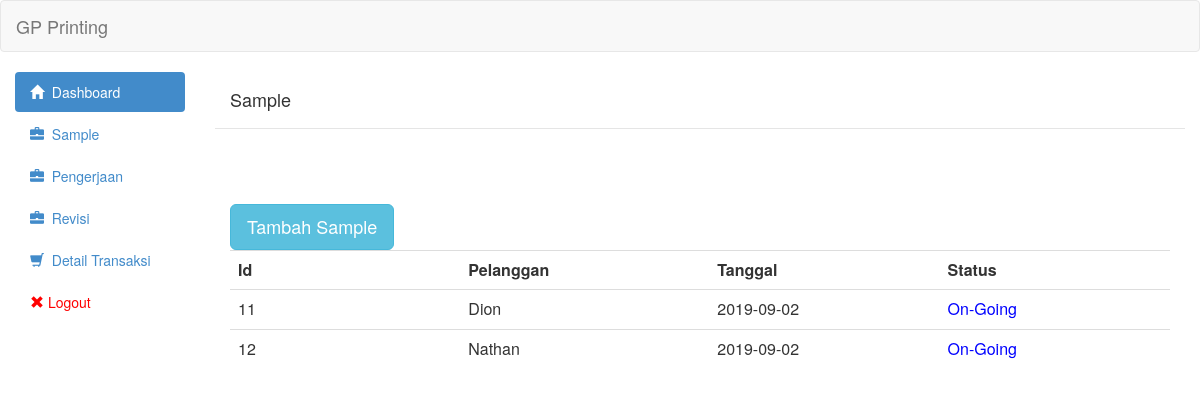
The app's page /view/sample.php (signed in), older data.
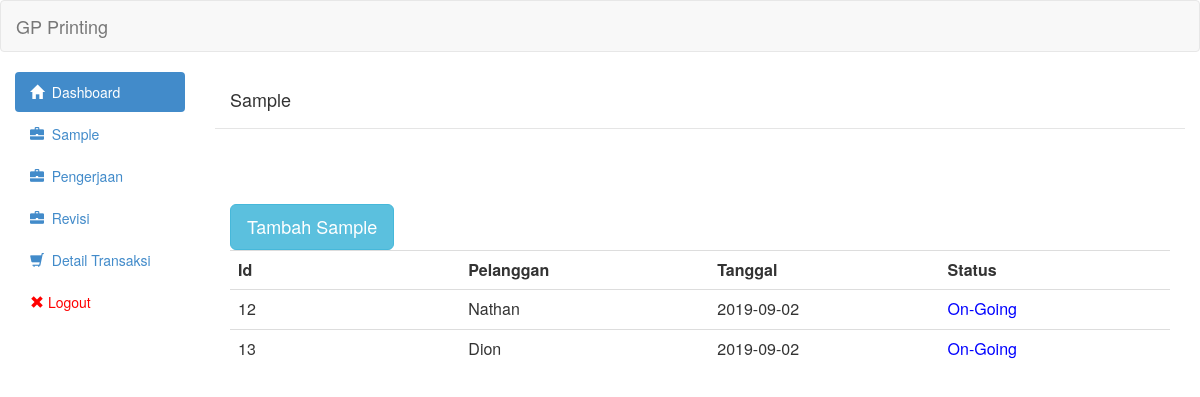
The same page, newer data.
### tables this page shows
CREATE TABLE `sample` (
  `id` int(11) NOT NULL,
  `id_pelanggan` int(11) NOT NULL,
  `tgl` date NOT NULL,
  `status` tinyint(1) NOT NULL DEFAULT 0,
  `biaya` int(11) NOT NULL
);

CREATE TABLE `pelanggan` (
  `id` int(11) NOT NULL,
  `nama` varchar(255) NOT NULL,
  `alamat` text NOT NULL,
  `no_telepon` varchar(255) NOT NULL
);

### controller/sample/sample_show.php (the view, shortened to what this page needs)
<?php
	include('../controller/config/linken.php');
	include('../controller/config/asset.php');
	$queryGetSample = "SELECT sample.id,pelanggan.nama,sample.status,sample.tgl FROM sample join pelanggan on sample.id_pelanggan = pelanggan.id where status != 2 ORDER BY sample.id ASC";
	$resultGetSample = mysqli_query($link,$queryGetSample) or die(mysqli_error($link));
	 echo "<table class='table table-hover'><tr>
                        <th class='col-md-1'>Id</th>
                        <th class='col-md-1'>Pelanggan</th>
                        <th class='col-md-1'>Tanggal</th>
						<th class='col-md-1'>Status</th>
                        </tr>";
	while($row = mysqli_fetch_assoc($resultGetSample)){
	?>
                            <tr onclick='AjaxGetDetailSample(<?php echo $row["id"]?>)'>
								<td><?php echo $row['id']?></td>
                                <td><?php echo $row['nama']?></td>
                                <td><?php echo $row['tgl']?></td>
								<td><?php if($row['status']==1){
									echo "<span style='color:blue'>On-Going</span>";
									}else if($row['status']==2){
										echo "<span style='color:green'>Done</span>";
									}else{
										echo "<span style='color:red'>Idle</span>";
									}
								;?></td>
                            </tr>
<?php
	}
	echo "</table>"
	?>

Row changes from the older to the newer data that the page shows:
no longer on this page (row edited): sample: id "11", id_pelanggan.nama "Dion", tgl "2019-09-02", status "On-Going"
added sample: id "13", id_pelanggan.nama "Dion", tgl "2019-09-02", status "On-Going"
